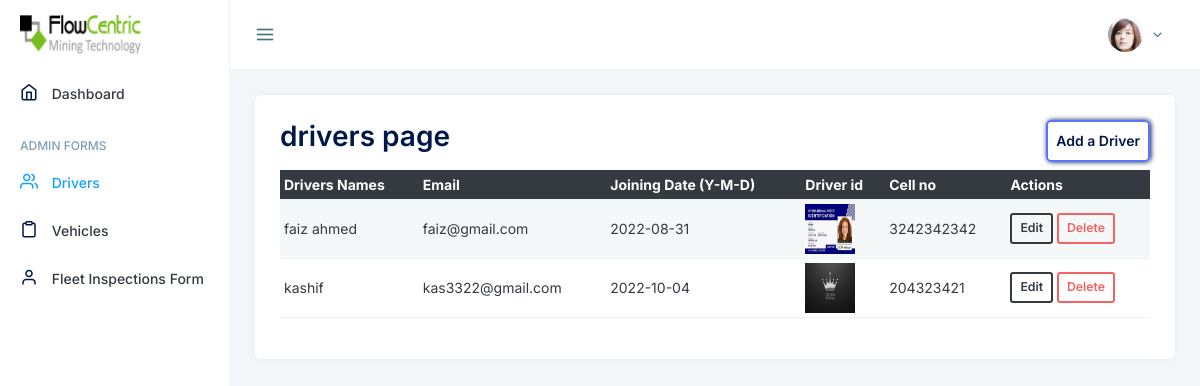
Page /drivers on the committed database.
### myapp/models.py (models this page shows, shortened)
class User(db.Model, UserMixin):
    id = db.Column(db.Integer, primary_key=True)
    username = db.Column(db.String(40), nullable=False)
    email = db.Column(db.String(70))
    joining_date = db.Column(db.DateTime, default=datetime.now)
    password = db.Column(db.String(400))
    profile_pic = db.Column(db.String(250))
    is_admin = db.Column(db.Boolean, default=False)
    employee_no = db.Column(db.Integer, unique=False, nullable=True)
    fleet_no = db.Column(db.Integer, unique=False, nullable=True)
    milage = db.Column(db.Integer, unique=False, nullable=True)
    driver_license_image = db.Column(db.String(200), unique=False, nullable=True)
    id_no_image = db.Column(db.String(200), unique=False, nullable=True)
    drivers_license_no = db.Column(db.Integer, unique=False, nullable=True)
    drivers_license_endorced = db.Column(db.String(5), unique=False, nullable=True)
    drivers_license_renewal_date = db.Column(db.Date, default=datetime.now().date)
    cell_no = db.Column(db.Integer, unique=False, nullable=True)
    family_members = db.Column(db.String(300), unique=False, nullable=True)
    vehicle = db.relationship("Vehicle", backref="driver", uselist=False)
    fleet_card = db.relationship("FleetCard", backref="fleet_card_driver", uselist=False)
    maintanance = db.relationship("MaintenancesTyres", backref="driver_maintanance", lazy='dynamic')
    vehicle_expense = db.relationship("VehicleExpense", backref="vehicle_expense", uselist=True)

### myapp/driver/routes.py (the view)
@Admin_DriverVehicle.route("/drivers")
def drivers():
    drivers = User.query.filter_by(is_admin=False).all()
    return render_template("admin/driver/drivers_info.html",
                           dclass="router-link-active", drivers=drivers)

### myapp/templates/admin/driver/drivers_info.html (shortened to what this page needs)
{% extends "admin/admin_layout.html" %} {% block body %}
<div class="main">
  <div class="card">
    <div class="card-body">
      <div class="count1">
        <h2>drivers page</h2>
        <a href="{{ url_for('Admin_DriverVehicle.add_driver') }}"
          class="btn btn-outline-info">Add a Driver</a>
      </div>
      <div class="drtable mt-2">
        <table class="table table-striped table-sm">
          <thead>
            <tr class="bg-dark text-white">
              <th>Drivers Names</th>
              <th>Email</th>
              <th>Joining Date (Y-M-D)</th>
              <th>Driver id</th>
              <th>Cell no</th>
              <th>Actions</th>
            </tr>
          </thead>
          <tbody>
            {% for driver in drivers %}
            <tr>
              <td>{{ driver.username }}</td>
              <td>{{ driver.email }}</td>
              <td>{{ driver.joining_date.strftime("%Y-%m-%d") }}</td>
              <td>
                <a href="../../{{ driver.id_no_image }}" target="_blank">
                  <img class="driver_id_image"
                    src="../../{{ driver.id_no_image }}"
                    alt="driver id image"
                    id="driver_id"
                /></a>
              </td>
              <td>{{ driver.cell_no }}</td>
              <td>
                <a href="{{ url_for('Admin_DriverVehicle.edit_driver', driver_id=driver.id) }}"
                   class="btn btn-sm btn-outline-dark">Edit</a>
                <button type="button" class="btn btn-outline-danger btn-sm" data-bs-toggle="modal" data-bs-target="#{{driver.email.split('@')[0]}}">
                  Delete
                </button>
              </td>
            </tr>
            {% endfor %}
          </tbody>
        </table>
      </div>
    </div>
  </div>
</div>
{% endblock body %}

### myapp/templates/admin/driver/drivers_info.html (style rules this page uses)
.count1 { display: flex; justify-content: space-between; }
.count1>a { box-shadow: 1px 0px 5px #00174c; border-radius: 5px; padding: 8px; color: #00174c; }
.driver_id_image { width: 50px; height: 50px; }

### rows in the picture
User: username "faiz ahmed", email "faiz@gmail.com", joining_date "2022-08-31", id_no_image (picture), cell_no "3242342342"
User: username "kashif", email "kas3322@gmail.com", joining_date "2022-10-04", id_no_image (picture), cell_no "204323421"
